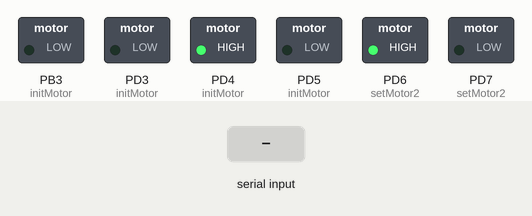
Bench run of a program on a simulated ATmega328P, built with avr-gcc and emulated at 16 MHz. Shown: switched loads named in the program (green lamp = pin HIGH). The inputs (shaded band) are chosen by the test bench.

Above: at 1.2 s.
1.3 s: "1" received over Serial
At 1.8 s:
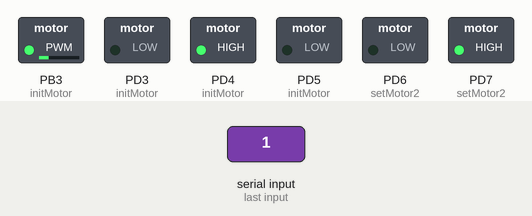
2.8 s: "0" received over Serial
At 4.1 s:
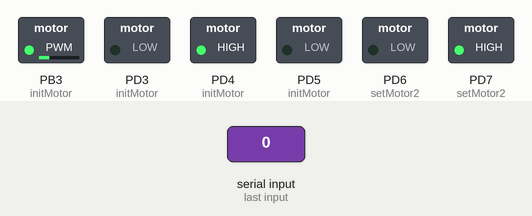
Timing chart, 0 to 5.8 s (numbered marks = the images above; inputs shaded):
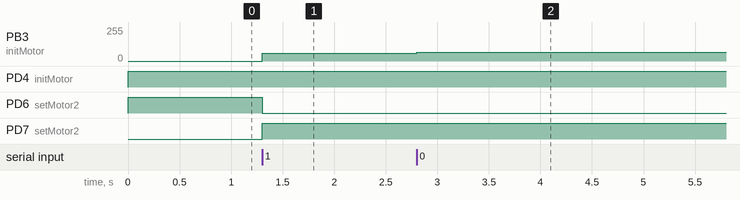

Measured:
- after the input at 1.3 s, PB3 (initMotor): 0/255 → 60/255 at once; PD6 (setMotor2): HIGH → LOW at once; PD7 (setMotor2): LOW → HIGH at once
- after the input at 2.8 s, PB3 (initMotor): 60/255 → 64/255 at once

The program:

main.c
```c
/*
 * BlueTankProject.cpp
 *
 * Created: 22-08-2020 11:27:57
 * Author : Gustav
 */
#include <avr/io.h>
#include <util/delay.h>
#include "uart.h"
#include "motor.h"

#define F_CPU 16000000 //CPU speed

int main(void)
{
	initUART(9600, 8);
	DDRD &= ~(1<<0);  //set RX as input
	initMotor();

	while (1)
	{
		unsigned char RxByte= ReadChar();
		if(RxByte & 0b10000000){
			setMotor1(RxByte << 1);
			} else {
			setMotor2(RxByte << 1);
		}
	}
}
```

mg996r.c
```c
/*
 * mg996r.c
 *
 * Created: 09-01-2020 21:04:00
 *  Author: Gustav
 *
 *
 * Brown = GND
 * Red = 5V
 * Orange = PWM (D9/PB1)
 *
 * Controlled by PWM
 * 5% = 0°  PWM 10% = 160°
 */

 #include <avr/io.h>
 #include "mg996r.h"

 void initServo()
 {
 DDRB |= (1 <<PORTB1);		//PB1 output
	PORTB &= ~(1<<PORTB1);		//PB1 off
	TCCR1A = 0b10000010;		//COM1A 10  WGM1 0101  CS1 100
	TCCR1B = 0b00000100;		// 50Hz
	OCR1A = 25;					// duty cycle 5% (position 0*)
}

void setServo(char angle)
{
	OCR1A = 18 + (angle / 5);	//5%-10% dutycycle
}
```

mg996r.h
```c
/*
 * mg996r.h
 *
 * Created: 09-01-2020 21:03:13
 *  Author: Gustav
 */


#ifndef MG996R_H_
#define MG996R_H_

void initServo();			//Servo control on D9/PB1 (OC1A)
void setServo(char angle);  //0-255  0*-160*

#endif /* MG996R_H_ */
```

motor.c
```c
/*
 * motor.c
 *
 * Created: 10-01-2020 15:27:58
 *  Author: Gustav
 *
 * Remember common GND with Arduino!
 */
#include <avr/io.h>

void initMotor()
{
	DDRB |= (1<<PORTB3);	//PB3 output (D11)
	PORTB &= ~(1<<PORTB3);	//PB3 off
	DDRD |= (1<<PORTD3);	//PD3 output (D3)
	PORTD &= ~(1<<PORTD3);	//PD3 off

	TCCR2A = 0b10100001;	//COM2A 10  WGM 001  CS2 110
	TCCR2B = 0b00000110;
	OCR2A = 0;				//OC2A PWM 0% duty cycle
	OCR2B = 0;				//OC2B PWM 0% duty cycle

	DDRD |= (1<<PORTD4) | (1<<PORTD5) | (1<<PORTD6) | (1<<PORTD7); //PD4-7 as output (D4-7)
	PORTD |= (1<<PORTD4) | (1<<PORTD6);  //Turn on D4 & D6
	PORTD &= ~(1<<PORTD5) & ~(1<<PORTD7); //Turn off D5 & D7
}

void setMotor1(char speed)
{
	if (speed > (255 / 2))
	{
		PORTD |= (1<<PORTD4);
		PORTD &= ~(1<<PORTD5);
		char speed_ = (speed - (255/2)) * 2;
		OCR2B = speed_ > 30 ? speed_ : 0;
	} else
	{
		PORTD &= ~(1<<PORTD4);
		PORTD |= (1<<PORTD5);
		char speed_ = (~speed - (255/2)) * 2;
		OCR2B = speed_ > 30 ? speed_ : 0;
	}
}

void setMotor2(char speed)
{
	if (speed > (255 / 2))
	{
		PORTD |= (1<<PORTD6);
		PORTD &= ~(1<<PORTD7);
		char speed_ = (speed - (255/2)) * 2;
		OCR2A = speed_ > 30 ? speed_ : 0;
	} else
	{
		PORTD &= ~(1<<PORTD6);
		PORTD |= (1<<PORTD7);
		char speed_ = (~speed - (255/2)) * 2;
		OCR2A = speed_ > 30 ? speed_ : 0;
		}
	}
```

motor.h
```c
/*
 * motor.h
 *
 * Created: 10-01-2020 15:27:48
 *  Author: Gustav
 */


#ifndef MOTOR_H_
#define MOTOR_H_
#include <avr/io.h>

void initMotor();
void setMotor1(char speed);
void setMotor2(char speed);


#endif /* MOTOR_H_ */
```

uart.c
```c
/************************************************
* "uart.c":                                     *
* Implementation file for Mega2560 UART driver. *
* Using UART 0.                                 *
* Henning Hargaard, 5/4 2019                    *
*************************************************/
#include <avr/io.h>
#include <stdlib.h>
#include "uart.h"

// Target CPU frequency
#define XTAL 16000000

/*************************************************************************
UART 0 initialization:
    Asynchronous mode.
    Baud rate = 9600.
    Data bits = 8.
    RX and TX enabled.
    No interrupts enabled.
    Number of Stop Bits = 1.
    No Parity.
*************************************************************************/
void initUART(unsigned long BaudRate, unsigned char DataBit)
{
	UCSR0B = 0b00011000;
	UBRR0 = XTAL/(16*BaudRate)-1;

	switch(DataBit){
	case 5:
		UCSR0C |= 0b00000000;
		break;
	case 6:
		UCSR0C |= 0b00000010;
		break;
	case 7:
		UCSR0C |= 0b00000100;
		break;
	case 8:
		UCSR0C |= 0b00000110;
		break;
	default:
		UCSR0C |= 0b00000110;
	}
}

/*************************************************************************
  Returns 0 (FALSE), if the UART has NOT received a new character.
  Returns value <> 0 (TRUE), if the UART HAS received a new character.
*************************************************************************/
unsigned char CharReady()
{
	return (UCSR0A & (1<<RXC0));
}

/*************************************************************************
Awaits new character received.
Then this character is returned.
*************************************************************************/
char ReadChar()
{
	while(!CharReady()){}
	return UDR0;
}

/*************************************************************************
Awaits transmitter register ready.
Then send the character.
Parameter :
	Tegn : Character for sending.
*************************************************************************/
void SendChar(char Tegn)
{
	while( !( UCSR0A & (1<<UDRE0) ) ){}
	UDR0 = Tegn;
}

/*************************************************************************
Sends 0 terminated string.
Parameter:
   Streng: Pointer to the string.
*************************************************************************/
void SendString(char* Streng)
{
	while(*Streng != 0){
		SendChar(*Streng);
		Streng++;
	}
}

/*************************************************************************
Converts the integer "Tal" to an ASCII string - and then sends this string
using the USART.
Makes use of the C standard library <stdlib.h>.
Parameter:
    Tal: The integer to be converted and sent.
*************************************************************************/
void SendInteger(int Tal)
{
	#define SIZE 7
	char intArray[SIZE];

	itoa(Tal, intArray, 10);
	SendString(intArray);
}

/************************************************************************/
```

uart.h
```c
/****************************************
* "uart.h":                             *
* Header file for Mega2560 UART driver. *
* Using UART 0.                         *
* Henning Hargaard, 5/4 2019            *
*****************************************/
void initUART(unsigned long BaudRate, unsigned char DataBit);
unsigned char CharReady();
char ReadChar();
void SendChar(char Tegn);
void SendString(char* Streng);
void SendInteger(int Tal);
/****************************************/
```
